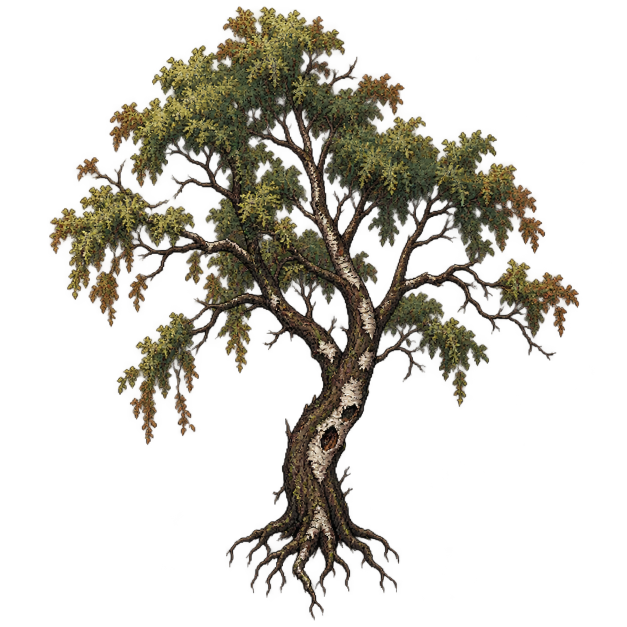
#> input picture assets/environments/props/deciduous_tree.png, 1254 x 1254 px (shown at 1/2 size); its folder holds 4 pictures in this run; the run also reads 1 picture not shown here
$ python generate_tree_metadata.py
#> lines starting #> are read from the running program, lines starting #| are printed output that depends on the picture; after the words box and inside, x2 and y2 are one past the last pixel; in counts of white or black regions, pixels touching at a corner belong together
#!/usr/bin/env python3
"""Analyze original tree alpha/foliage; write metadata without changing images."""
from __future__ import annotations

import argparse
import hashlib
import json
from pathlib import Path

import numpy as np
from PIL import Image

ROOT = Path(__file__).resolve().parents[1]
ASSETS = ROOT / "assets/environments/props"
SOURCES = {
    "deciduous": {"family": "broadleaf", "root": [623, 1050], "trunk": [[623, 1050], [620, 910], [680, 775], [722, 647], [654, 458]]},
    "conifer": {"family": "conifer", "root": [614, 1135], "trunk": [[614, 1135], [610, 940], [612, 730], [622, 498], [628, 245]]},
    "dead": {"family": "dead", "root": [839, 1030], "trunk": [[839, 1030], [820, 905], [773, 765], [790, 618], [712, 469]]},
    "oak": {"family": "broadleaf", "root": [704, 1172], "trunk": [[704, 1172], [709, 1030], [712, 900], [660, 730], [650, 590]], "trunk_radius": 88, "stiffness": 1.22},
    "birch": {"family": "broadleaf", "root": [716, 1228], "trunk": [[716, 1228], [712, 1080], [698, 940], [665, 785], [628, 618]], "trunk_radius": 35, "stiffness": .88},
    "spruce": {"family": "conifer", "root": [627, 1201], "trunk": [[627, 1201], [628, 1050], [648, 845], [664, 651], [655, 435]], "trunk_radius": 56, "stiffness": 1.12},
}


def interior(mask: np.ndarray, radius: int) -> np.ndarray:
    padded = np.pad(mask, radius, constant_values=False)
    result = mask.copy()
    h, w = mask.shape
    for dy in range(-radius, radius + 1):
        for dx in range(-radius, radius + 1):
            result &= padded[radius + dy:radius + dy + h, radius + dx:radius + dx + w]
    return result


def foliage_mask(rgba: np.ndarray, family: str, root: list[int]) -> np.ndarray:
    rgb = rgba[:, :, :3].astype(np.float32) / 255.0
    r, g, b = rgb[:, :, 0], rgb[:, :, 1], rgb[:, :, 2]
    hi, lo = rgb.max(axis=2), rgb.min(axis=2)
    delta = hi - lo
    hue = np.zeros_like(hi)
    nonzero = delta > .001
    rm, gm, bm = nonzero & (hi == r), nonzero & (hi == g), nonzero & (hi == b)
    hue[rm] = ((g[rm] - b[rm]) / delta[rm]) % 6
    hue[gm] = (b[gm] - r[gm]) / delta[gm] + 2
    hue[bm] = (r[bm] - g[bm]) / delta[bm] + 4
    hue *= 60
    saturation = np.divide(delta, hi, out=np.zeros_like(hi), where=hi > .001)
    mask = rgba[:, :, 3] >= 220
    if family == "broadleaf":
        mask &= (hue >= 42) & (hue <= 165) & (saturation >= .15) & (g >= r * .86) & (g >= b * 1.10) & (hi >= .10)
    elif family == "conifer":
        mask &= (hue >= 60) & (hue <= 195) & (saturation >= .10) & (g >= r) & (g >= b * .94) & (hi >= .075)
    # No foliage comes from the bare lower trunk or from the root illustration.
    mask[round(root[1] * (.84 if family == "dead" else .88)):, :] = False
    return mask


def analyze(kind: str, spec: dict) -> dict:
    path = ASSETS / f"{kind}_tree.png"
    rgba = np.asarray(Image.open(path).convert("RGBA"))
    ys, xs = np.nonzero(rgba[:, :, 3] >= 64)
    region = [int(xs.min()), int(ys.min()), int(xs.max() - xs.min() + 1), int(ys.max() - ys.min() + 1)]
    mask = foliage_mask(rgba, spec["family"], spec["root"])
    # Moss or warm highlights on the main trunk must not turn it into a leaf
    # emitter. Exclude the independently measured curved trunk corridor too.
    yy, xx = np.indices(mask.shape, dtype=np.float32)
    radius = float(spec.get("trunk_radius", 88 if spec["family"] == "dead" else 48))
    for index, (start, finish) in enumerate(zip(spec["trunk"], spec["trunk"][1:])):
        ax, ay = start
        vx, vy = finish[0] - ax, finish[1] - ay
        fraction = np.clip(((xx - ax) * vx + (yy - ay) * vy) / max(1.0, vx * vx + vy * vy), 0, 1)
        distance_sq = (xx - ax - fraction * vx) ** 2 + (yy - ay - fraction * vy) ** 2
        mask &= distance_sq > (radius * (1 - index * .15)) ** 2
    radius = 2 if spec["family"] != "dead" else 1
    safe = interior(mask, radius)
    # Broad spatial strata prevent dense central foliage from swallowing the
    # sampling budget. Every occupied cell gets a point before a second pass.
    py, px = np.nonzero(safe)
    if len(px) < 80:
        raise ValueError(f"{kind}: insufficient interior foliage pixels: {len(px)}")
    x0, x1, y0, y1 = int(px.min()), int(px.max() + 1), int(py.min()), int(py.max() + 1)
    seed = int.from_bytes(hashlib.sha256(kind.encode()).digest()[:8], "little")
    rng = np.random.default_rng(seed)
    cells: dict[tuple[int, int], list[tuple[int, int]]] = {}
    for y, x in zip(py.tolist(), px.tolist()):
        cell = (min(19, (x - x0) * 20 // max(1, x1 - x0)), min(15, (y - y0) * 16 // max(1, y1 - y0)))
        cells.setdefault(cell, []).append((x, y))
    keys = sorted(cells)
    rng.shuffle(keys)
    # 192 points is enough to avoid recognisable emitter repetition while
    # keeping scene metadata and cached per-instance arrays small.
    points = []
    occupied = []
    for _ in range(3):
        for cell in keys:
            choices = cells[cell]
            point = choices[int(rng.integers(len(choices)))]
            if list(point) not in points:
                points.append(list(point))
                occupied.append(list(cell))
            if len(points) >= 192:
                break
        if len(points) >= 192:
            break
    if len(points) < 80:
        raise ValueError(f"{kind}: only {len(points)} spatial samples")
    return {"path": "res://" + str(path.relative_to(ROOT)), "size": [rgba.shape[1], rgba.shape[0]],
            "family": spec["family"], "root": spec["root"], "trunk": spec["trunk"], "region": region,
            "trunk_radius": spec.get("trunk_radius", 88 if spec["family"] == "dead" else 48), "stiffness": spec.get("stiffness", 1.0),
            "canopy_points": points, "canopy_cells": occupied, "canopy_grid": [20, 16],
            "canopy_bounds": [x0, y0, x1 - x0, y1 - y0], "valid_interior_pixels": len(px),
            "interior_radius": radius, "alpha_minimum": 220,
            "trunk_excluded": True,
            "source_sha256": hashlib.sha256(path.read_bytes()).hexdigest()}


def main() -> None:
    parser = argparse.ArgumentParser(description=__doc__)
    parser.add_argument("--check", action="store_true", help="Compare existing metadata; never rewrite it.")
    args = parser.parse_args()
    metadata = {"version": 1, "generator": "tools/generate_tree_metadata.py", "images_modified": False,
                "sampling": "Seeded uniform occupied-cell sampling of eroded alpha/HSV foliage masks; dead trees use bark.",
                "trees": {kind: analyze(kind, spec) for kind, spec in SOURCES.items()}}
#> in analyze, rgba is the input picture: shape (1254, 1254, 4); mean R, G, B, A 25.7, 21.8, 12.3, 63.6
#> in analyze, `region = [int(xs.min()), int(ys.min()), int(xs.max() - xs.min() + 1), ..`: region = [98, 13, 1060, 1228]
#> in foliage_mask, `nonzero = delta > .001`:
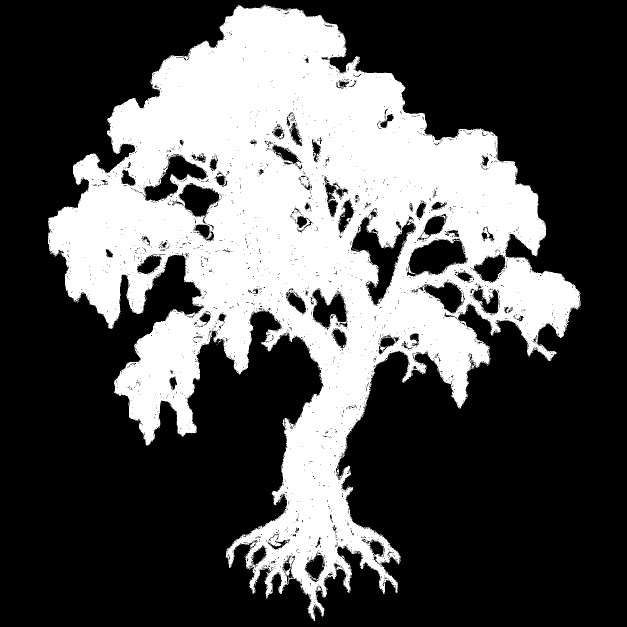
#> nonzero: shape (1254, 1254) bool (shown at 1/2 size); 32.9% white; 230 white regions (229 under 20 px), largest, box (x1, y1, x2, y2) and area: (96, 10, 1161, 1242) 516841
#> in foliage_mask, `rm, gm, bm = nonzero & (hi == r), nonzero & (hi == g), nonzero & (hi =..`: rm: shape (1254, 1254) bool; 28.3% white; 651 white regions (612 under 20 px), largest, box (x1, y1, x2, y2) and area: (96, 10, 1161, 1242) 441233, (920, 417, 943, 443) 223, (705, 292, 721, 321) 202
#> in foliage_mask, `rm, gm, bm = nonzero & (hi == r), nonzero & (hi == g), nonzero & (hi =..`: gm: shape (1254, 1254) bool; 8% white; 5809 white regions (5327 under 20 px), largest, box (x1, y1, x2, y2) and area: (605, 149, 917, 497) 22586, (404, 107, 592, 336) 13969, (895, 359, 1014, 481) 5992
#> in foliage_mask, `rm, gm, bm = nonzero & (hi == r), nonzero & (hi == g), nonzero & (hi =..`: bm: shape (1254, 1254) bool; 0.11% white in thin lines or dots, all inside (x1, y1, x2, y2) = (98, 13, 1152, 1216)
#> in foliage_mask, `hue[gm] = (b[gm] - r[gm]) / delta[gm] + 2`:
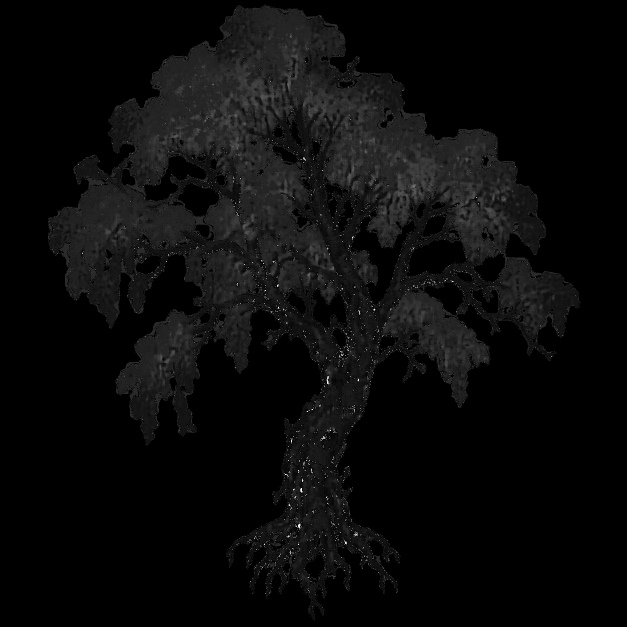
#> hue: shape (1254, 1254) float32 (shown at 1/2 size); min 0, max 5.97, mean 0.248; drawn with min black and max white
#> in foliage_mask, `hue[bm] = (r[bm] - g[bm]) / delta[bm] + 4`: hue: shape (1254, 1254) float32; 0.04% of pixels changed, all inside (x1, y1, x2, y2) = (98, 13, 1111, 1183)
#> in foliage_mask, `mask = rgba[:, :, 3] >= 220`: mask: shape (1254, 1254) bool; 22.3% white; 250 white regions (215 under 20 px), largest, box (x1, y1, x2, y2) and area: (102, 14, 1157, 1232) 341721, (181, 541, 237, 626) 2113, (372, 507, 405, 566) 744
#> in foliage_mask, `mask[round(root[1] * (.84 if family == "dead" else .88)):, :] = False`: mask: shape (1254, 1254) bool; 10.9% white; 1266 white regions (1124 under 20 px), largest, box (x1, y1, x2, y2) and area: (263, 15, 1028, 524) 114806, (128, 372, 387, 530) 14074, (767, 587, 976, 744) 10095
#> after the loop in analyze, `for index, (start, finish) in enumerate(zip(spec["trunk"], spec["trunk..`:
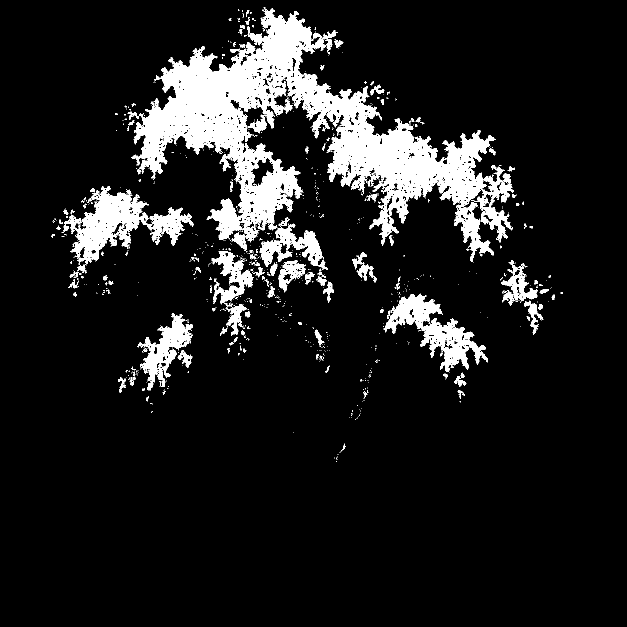
#> mask: shape (1254, 1254) bool (shown at 1/2 size); 10.8% white; 1003 white regions (877 under 20 px), largest, box (x1, y1, x2, y2) and area: (263, 15, 1028, 524) 114806, (128, 372, 387, 530) 14074, (767, 587, 976, 744) 10095
#> in interior, `padded = np.pad(mask, radius, constant_values=False)`: padded: shape (1258, 1258) bool; 10.7% white; 1003 white regions (877 under 20 px), largest, box (x1, y1, x2, y2) and area: (265, 17, 1030, 526) 114806, (130, 374, 389, 532) 14074, (769, 589, 978, 746) 10095
#> after the loop in interior, `for dy in range(-radius, radius + 1):`:
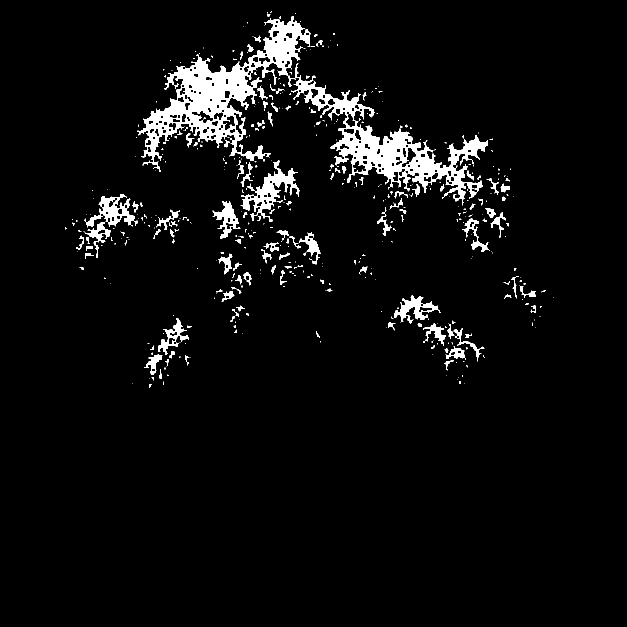
#> result: shape (1254, 1254) bool (shown at 1/2 size); 4.6% white; 493 white regions (355 under 20 px), largest, box (x1, y1, x2, y2) and area: (274, 33, 622, 344) 25924, (582, 127, 975, 411) 20088, (481, 321, 600, 444) 3739
#> in analyze, `x0, x1, y0, y1 = int(px.min()), int(px.max() + 1), int(py.min()), int(..`: x0 = 130; x1 = 1107; y0 = 22; y1 = 775
#> the loop in analyze, `for y, x in zip(py.tolist(), px.tolist()):` made 72476 passes
#> (y, x, cell) on passes 1 to 3: (22, 543, (8, 0)), (23, 543, (8, 0)), (24, 534, (8, 0))
#> after the loop in analyze, `for y, x in zip(py.tolist(), px.tolist()):`: cells = 177 items
#> in analyze, `keys = sorted(cells)`: keys = 177 pairs, first value 0 to 19, second value 0 to 15
#> after the loop in analyze, `for _ in range(3):`: occupied = 192 pairs, first value 0 to 19, second value 0 to 15; points = 192 pairs, first value 173 to 1088, second value 46 to 767
#> call 2 of analyze, with kind = 'conifer'
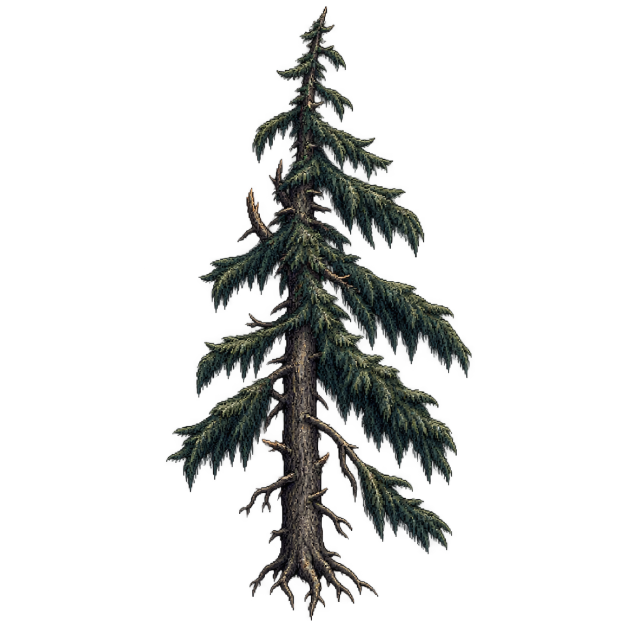
#> input picture assets/environments/props/conifer_tree.png, 1254 x 1254 px (shown at 1/2 size)
#> in analyze, rgba is the input picture: shape (1254, 1254, 4); mean R, G, B, A 8.8, 9.8, 8.6, 40.7
#> in analyze (call 2), `region = [int(xs.min()), int(ys.min()), int(xs.max() - xs.min() + 1), ..`: region = [332, 13, 612, 1228]
#> call 2 of foliage_mask, with family = 'conifer'
#> in foliage_mask (call 2), `nonzero = delta > .001`: nonzero: shape (1254, 1254) bool; 18.3% white; 543 white regions (536 under 20 px), largest, box (x1, y1, x2, y2) and area: (331, 12, 947, 1242) 286764, (815, 906, 827, 916) 38, (884, 837, 898, 847) 31
#> in foliage_mask (call 2), `rm, gm, bm = nonzero & (hi == r), nonzero & (hi == g), nonzero & (hi =..`: rm: shape (1254, 1254) bool; 4.6% white; 2631 white regions (2519 under 20 px), largest, box (x1, y1, x2, y2) and area: (477, 647, 757, 1242) 45819, (474, 363, 663, 485) 6536, (535, 317, 570, 409) 1030
#> in foliage_mask (call 2), `rm, gm, bm = nonzero & (hi == r), nonzero & (hi == g), nonzero & (hi =..`: gm: shape (1254, 1254) bool; 9.2% white; 3130 white regions (3021 under 20 px), largest, box (x1, y1, x2, y2) and area: (331, 529, 915, 972) 53187, (503, 65, 851, 516) 35856, (512, 426, 947, 757) 22456
#> in foliage_mask (call 2), `rm, gm, bm = nonzero & (hi == r), nonzero & (hi == g), nonzero & (hi =..`: bm: shape (1254, 1254) bool; 6.7% white; 3006 white regions (2849 under 20 px), largest, box (x1, y1, x2, y2) and area: (617, 694, 858, 962) 15565, (365, 735, 590, 985) 12072, (684, 549, 922, 746) 11348
#> in foliage_mask (call 2), `hue[gm] = (b[gm] - r[gm]) / delta[gm] + 2`:
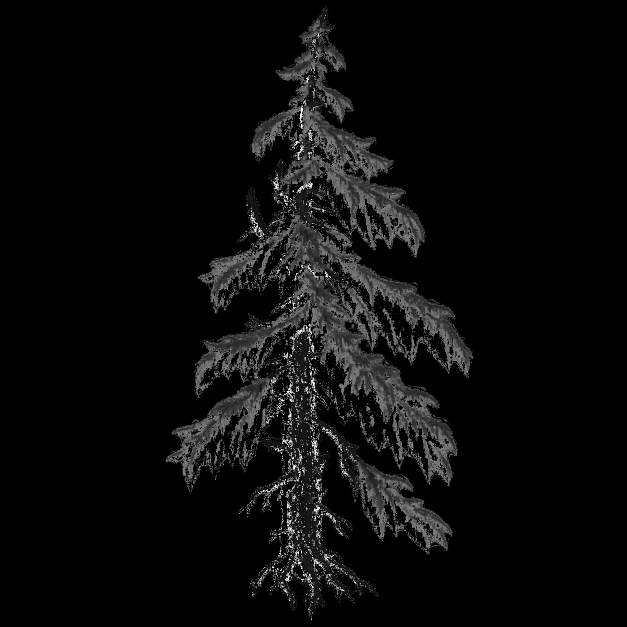
#> hue: shape (1254, 1254) float32 (shown at 1/2 size); min 0, max 5.95, mean 0.255; drawn with min black and max white
#> in foliage_mask (call 2), `mask = rgba[:, :, 3] >= 220`: mask: shape (1254, 1254) bool; 14.7% white; 131 white regions (130 under 20 px), largest, box (x1, y1, x2, y2) and area: (336, 14, 941, 1240) 230250
#> in foliage_mask (call 2), `mask[round(root[1] * (.84 if family == "dead" else .88)):, :] = False`:
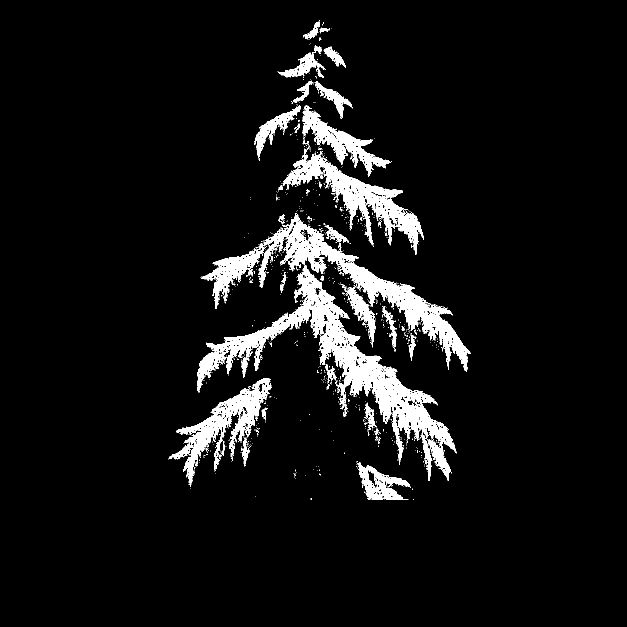
#> mask: shape (1254, 1254) bool (shown at 1/2 size); 6.7% white; 944 white regions (898 under 20 px), largest, box (x1, y1, x2, y2) and area: (394, 530, 913, 962) 33571, (403, 426, 941, 744) 23865, (565, 306, 848, 509) 12964
#> in analyze (call 2), `x0, x1, y0, y1 = int(px.min()), int(px.max() + 1), int(py.min()), int(..`: x0 = 346; x1 = 936; y0 = 47; y1 = 997
#> the loop in analyze (call 2), `for y, x in zip(py.tolist(), px.tolist()):` made 27338 passes
#> (y, x, cell) on passes 1 to 3: (47, 634, (9, 0)), (47, 635, (9, 0)), (48, 633, (9, 0))
#> after the loop in analyze (call 2), `for y, x in zip(py.tolist(), px.tolist()):`: cells = 155 items
#> in analyze (call 2), `keys = sorted(cells)`: keys = 155 pairs, first value 0 to 19, second value 0 to 15
#> after the loop in analyze (call 2), `for _ in range(3):`: points = 192 pairs, first value 364 to 920, second value 48 to 970
    target = ASSETS / "tree_metadata.json"
    if args.check:
        assert json.loads(target.read_text()) == metadata, "Tree metadata differs from current original images/settings"
    else:
        target.write_text(json.dumps(metadata, ensure_ascii=False, indent=2) + "\n")
    for kind, entry in metadata["trees"].items():
        print(f"{kind}: {entry['family']}, {len(entry['canopy_points'])} points across {len(set(map(tuple,entry['canopy_cells'])))} cells, {entry['valid_interior_pixels']} safe pixels")


if __name__ == "__main__":
#> (the run stopped early here; a loop or call above may not have finished)
